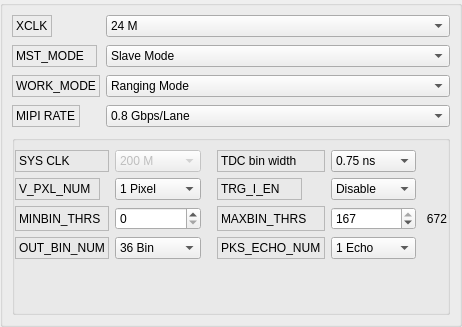
           <widget class="QGroupBox" name="RegisterConfig">
            <property name="minimumSize">
             <size>
              <width>0</width>
              <height>0</height>
             </size>
            </property>
            <property name="maximumSize">
             <size>
              <width>600</width>
              <height>16777215</height>
             </size>
            </property>
            <layout class="QFormLayout" name="formLayout_2">
             <property name="verticalSpacing">
              <number>8</number>
             </property>
             <property name="leftMargin">
              <number>9</number>
             </property>
             <property name="topMargin">
              <number>9</number>
             </property>
             <property name="rightMargin">
              <number>9</number>
             </property>
             <property name="bottomMargin">
              <number>9</number>
             </property>
             <item row="0" column="0">
              <widget class="QLabel" name="XCLK_Label">
               <property name="font">
                <font>
                 <family>Microsoft YaHei UI</family>
                 <pointsize>9</pointsize>
                </font>
               </property>
               <property name="frameShape">
                <enum>QFrame::StyledPanel</enum>
               </property>
               <property name="text">
                <string>XCLK</string>
               </property>
              </widget>
             </item>
             <item row="0" column="1">
              <widget class="QComboBox" name="XCLK_ComboBox">
               <property name="minimumSize">
                <size>
                 <width>150</width>
                 <height>0</height>
                </size>
               </property>
               <property name="maximumSize">
                <size>
                 <width>350</width>
                 <height>16777215</height>
                </size>
               </property>
               <property name="font">
                <font>
                 <family>Microsoft YaHei UI</family>
                 <pointsize>9</pointsize>
                 <bold>false</bold>
                </font>
               </property>
               <item>
                <property name="text">
                 <string>24 M</string>
                </property>
               </item>
               <item>
                <property name="text">
                 <string>25 M</string>
                </property>
               </item>
              </widget>
             </item>
             <item row="1" column="0">
              <widget class="QLabel" name="MST_MODE_Label">
               <property name="minimumSize">
                <size>
                 <width>85</width>
                 <height>0</height>
                </size>
               </property>
               <property name="maximumSize">
                <size>
                 <width>85</width>
                 <height>16777215</height>
                </size>
               </property>
               <property name="frameShape">
                <enum>QFrame::StyledPanel</enum>
               </property>
               <property name="text">
                <string>MST_MODE</string>
               </property>
               <property name="margin">
                <number>0</number>
               </property>
              </widget>
             </item>
             <item row="1" column="1">
              <widget class="QComboBox" name="MST_MODE_ComboBox">
               <property name="maximumSize">
                <size>
                 <width>350</width>
                 <height>16777215</height>
                </size>
               </property>
               <item>
                <property name="text">
                 <string>Slave Mode</string>
                </property>
               </item>
               <item>
                <property name="text">
                 <string>Master Mode</string>
                </property>
               </item>
              </widget>
             </item>
             <item row="2" column="0">
              <widget class="QLabel" name="WORK_MODE_Label">
               <property name="sizePolicy">
                <sizepolicy hsizetype="Preferred" vsizetype="Preferred">
                 <horstretch>0</horstretch>
                 <verstretch>0</verstretch>
                </sizepolicy>
               </property>
               <property name="minimumSize">
                <size>
                 <width>0</width>
                 <height>0</height>
                </size>
               </property>
               <property name="maximumSize">
                <size>
                 <width>16777215</width>
                 <height>16777215</height>
                </size>
               </property>
               <property name="frameShape">
                <enum>QFrame::StyledPanel</enum>
               </property>
               <property name="frameShadow">
                <enum>QFrame::Raised</enum>
               </property>
               <property name="text">
                <string>WORK_MODE</string>
               </property>
               <property name="margin">
                <number>0</number>
               </property>
              </widget>
             </item>
             <item row="2" column="1">
              <widget class="ComboCheckBox" name="WORK_MODE_ComboBox">
               <property name="maximumSize">
                <size>
                 <width>350</width>
                 <height>16777215</height>
                </size>
               </property>
               <property name="font">
                <font>
                 <family>Microsoft YaHei UI</family>
                 <pointsize>9</pointsize>
                 <bold>false</bold>
                </font>
               </property>
               <item>
                <property name="text">
                 <string>Ranging Mode</string>
                </property>
               </item>
               <item>
                <property name="text">
                 <string>Echo Mode</string>
                </property>
               </item>
               <item>
                <property name="text">
                 <string>Histogram Mode</string>
                </property>
               </item>
               <item>
                <property name="text">
                 <string>Gray Scale Mode</string>
                </property>
               </item>
              </widget>
             </item>
             <item row="3" column="0">
              <widget class="QLabel" name="MIPI_RATE_Label">
               <property name="sizePolicy">
                <sizepolicy hsizetype="Preferred" vsizetype="Preferred">
                 <horstretch>0</horstretch>
                 <verstretch>0</verstretch>
                </sizepolicy>
               </property>
               <property name="minimumSize">
                <size>
                 <width>0</width>
                 <height>0</height>
                </size>
               </property>
               <property name="maximumSize">
                <size>
                 <width>16777215</width>
                 <height>16777215</height>
                </size>
               </property>
               <property name="font">
                <font>
                 <family>Microsoft YaHei UI</family>
                 <pointsize>9</pointsize>
                 <bold>false</bold>
                </font>
               </property>
               <property name="frameShape">
                <enum>QFrame::StyledPanel</enum>
               </property>
               <property name="frameShadow">
                <enum>QFrame::Raised</enum>
               </property>
               <property name="text">
                <string>MIPI RATE</string>
               </property>
              </widget>
             </item>
             <item row="3" column="1">
              <widget class="QComboBox" name="MIPI_RATE_ComboBox">
               <property name="maximumSize">
                <size>
                 <width>350</width>
                 <height>16777215</height>
                </size>
               </property>
               <property name="font">
                <font>
                 <family>Microsoft YaHei UI</family>
                 <pointsize>9</pointsize>
                 <bold>false</bold>
                </font>
               </property>
               <item>
                <property name="text">
                 <string>0.8 Gbps/Lane</string>
                </property>
               </item>
               <item>
                <property name="text">
                 <string>1.0 Gbps/Lane</string>
                </property>
               </item>
               <item>
                <property name="text">
                 <string>1.2 Gbps/Lane</string>
                </property>
               </item>
               <item>
                <property name="text">
                 <string>1.5 Gbps/Lane</string>
                </property>
               </item>
              </widget>
             </item>
             <item row="4" column="0" colspan="2">
              <widget class="QGroupBox" name="MoreConfiguration">
               <property name="minimumSize">
                <size>
                 <width>438</width>
                 <height>180</height>
                </size>
               </property>
               <property name="maximumSize">
                <size>
                 <width>445</width>
                 <height>16777215</height>
                </size>
               </property>
               <property name="styleSheet">
                <string notr="true"/>
               </property>
               <property name="title">
                <string/>
               </property>
               <layout class="QGridLayout" name="gridLayout">
                <property name="leftMargin">
                 <number>0</number>
                </property>
                <property name="rightMargin">
                 <number>0</number>
                </property>
                <item row="1" column="1">
                 <widget class="QComboBox" name="V_PXL_OUT_NUM_ComboBox">
                  <item>
                   <property name="text">
                    <string>1 Pixel</string>
                   </property>
                  </item>
                  <item>
                   <property name="text">
                    <string>6 Pixel</string>
                   </property>
                  </item>
                 </widget>
                </item>
                <item row="1" column="3">
                 <widget class="QLabel" name="TRG_I_EN_Label">
                  <property name="minimumSize">
                   <size>
                    <width>85</width>
                    <height>0</height>
                   </size>
                  </property>
                  <property name="maximumSize">
                   <size>
                    <width>85</width>
                    <height>16777215</height>
                   </size>
                  </property>
                  <property name="font">
                   <font>
                    <family>Microsoft YaHei UI</family>
                    <pointsize>9</pointsize>
                   </font>
                  </property>
                  <property name="frameShape">
                   <enum>QFrame::StyledPanel</enum>
                  </property>
                  <property name="text">
                   <string>TRG_I_EN</string>
                  </property>
                 </widget>
                </item>
                <item row="3" column="0">
                 <widget class="QLabel" name="OUT_BIN_NUM_Lable">
                  <property name="minimumSize">
                   <size>
                    <width>0</width>
                    <height>0</height>
                   </size>
                  </property>
                  <property name="maximumSize">
                   <size>
                    <width>16777215</width>
                    <height>16777215</height>
                   </size>
                  </property>
                  <property name="font">
                   <font>
                    <family>Microsoft YaHei UI</family>
                    <pointsize>9</pointsize>
                   </font>
                  </property>
                  <property name="frameShape">
                   <enum>QFrame::StyledPanel</enum>
                  </property>
                  <property name="text">
                   <string>OUT_BIN_NUM</string>
                  </property>
                  <property name="buddy">
                   <cstring>TDC_Bin_Width_2</cstring>
                  </property>
                 </widget>
                </item>
                <item row="0" column="0">
                 <widget class="QLabel" name="SYS_CLK_Label">
                  <property name="font">
                   <font>
                    <family>Microsoft YaHei UI</family>
                    <pointsize>9</pointsize>
                   </font>
                  </property>
                  <property name="frameShape">
                   <enum>QFrame::StyledPanel</enum>
                  </property>
                  <property name="frameShadow">
                   <enum>QFrame::Raised</enum>
                  </property>
                  <property name="text">
                   <string>SYS CLK</string>
                  </property>
                 </widget>
                </item>
                <item row="0" column="3">
                 <widget class="QLabel" name="TDC_BIN_W_Label">
                  <property name="minimumSize">
                   <size>
                    <width>0</width>
                    <height>0</height>
                   </size>
                  </property>
                  <property name="maximumSize">
                   <size>
                    <width>16777215</width>
                    <height>16777215</height>
                   </size>
                  </property>
                  <property name="font">
                   <font>
                    <family>Microsoft YaHei UI</family>
                    <pointsize>9</pointsize>
                   </font>
                  </property>
                  <property name="frameShape">
                   <enum>QFrame::StyledPanel</enum>
                  </property>
                  <property name="text">
                   <string>TDC bin width</string>
                  </property>
                  <property name="buddy">
                   <cstring>TDC_Bin_Width_2</cstring>
                  </property>
                 </widget>
                </item>
                <item row="3" column="3">
                 <widget class="QLabel" name="PKS_ECHO_NUM_Lable">
                  <property name="minimumSize">
                   <size>
                    <width>0</width>
                    <height>0</height>
                   </size>
                  </property>
                  <property name="maximumSize">
                   <size>
                    <width>16777215</width>
                    <height>16777215</height>
                   </size>
                  </property>
                  <property name="font">
                   <font>
                    <family>Microsoft YaHei UI</family>
                    <pointsize>9</pointsize>
                   </font>
                  </property>
                  <property name="frameShape">
                   <enum>QFrame::StyledPanel</enum>
                  </property>
                  <property name="text">
                   <string>PKS_ECHO_NUM</string>
                  </property>
                  <property name="buddy">
                   <cstring>TDC_Bin_Width_2</cstring>
                  </property>
                 </widget>
                </item>
                <item row="2" column="0">
                 <widget class="QLabel" name="MINBIN_THRS_Lable">
                  <property name="minimumSize">
                   <size>
                    <width>0</width>
                    <height>0</height>
                   </size>
                  </property>
                  <property name="maximumSize">
                   <size>
                    <width>16777215</width>
                    <height>16777215</height>
                   </size>
                  </property>
                  <property name="font">
                   <font>
                    <family>Microsoft YaHei UI</family>
                    <pointsize>9</pointsize>
                   </font>
                  </property>
                  <property name="frameShape">
                   <enum>QFrame::StyledPanel</enum>
                  </property>
                  <property name="text">
                   <string>MINBIN_THRS</string>
                  </property>
                  <property name="buddy">
                   <cstring>TDC_Bin_Width_2</cstring>
                  </property>
                 </widget>
                </item>
                <item row="6" column="1">
                 <spacer name="verticalSpacer_4">
                  <property name="orientation">
                   <enum>Qt::Vertical</enum>
                  </property>
                  <property name="sizeHint" stdset="0">
                   <size>
                    <width>20</width>
                    <height>40</height>
                   </size>
                  </property>
                 </spacer>
                </item>
                <item row="3" column="5">
                 <widget class="QComboBox" name="PKS_ECHO_NUM_ComboBox">
                  <item>
                   <property name="text">
                    <string>1 Echo</string>
                   </property>
                  </item>
                  <item>
                   <property name="text">
                    <string>2 Echo</string>
                   </property>
                  </item>
                  <item>
                   <property name="text">
                    <string>3 Echo</string>
                   </property>
                  </item>
                  <item>
                   <property name="text">
                    <string>4 Echo</string>
                   </property>
                  </item>
                  <item>
                   <property name="text">
                    <string>5 Echo</string>
                   </property>
                  </item>
                 </widget>
                </item>
                <item row="0" column="5">
                 <widget class="QComboBox" name="TDC_BIN_W_ComboBox">
                  <item>
                   <property name="text">
                    <string>0.75 ns</string>
                   </property>
                  </item>
                  <item>
                   <property name="text">
                    <string>1.00 ns</string>
                   </property>
                  </item>
                  <item>
                   <property name="text">
                    <string>1.25 ns</string>
                   </property>
                  </item>
                  <item>
                   <property name="text">
                    <string>1.50 ns</string>
                   </property>
                  </item>
                  <item>
                   <property name="text">
                    <string>2.00 ns</string>
                   </property>
                  </item>
                  <item>
                   <property name="text">
                    <string>2.50 ns</string>
                   </property>
                  </item>
                 </widget>
                </item>
                <item row="2" column="5">
                 <widget class="QSpinBox" name="MAXBIN_THRS_spinBox">
                  <property name="minimumSize">
                   <size>
                    <width>60</width>
                    <height>0</height>
                   </size>
                  </property>
                  <property name="toolTip">
                   <string>MAXBIN_THRS</string>
                  </property>
                  <property name="whatsThis">
                   <string/>
                  </property>
                  <property name="minimum">
                   <number>1</number>
                  </property>
                  <property name="maximum">
                   <number>167</number>
                  </property>
                  <property name="value">
                   <number>167</number>
                  </property>
                 </widget>
                </item>
                <item row="2" column="3">
                 <widget class="QLabel" name="MAXBIN_THRS_Lable_">
                  <property name="minimumSize">
                   <size>
                    <width>0</width>
                    <height>0</height>
                   </size>
                  </property>
                  <property name="maximumSize">
                   <size>
                    <width>16777215</width>
                    <height>16777215</height>
                   </size>
                  </property>
                  <property name="font">
                   <font>
                    <family>Microsoft YaHei UI</family>
                    <pointsize>9</pointsize>
                   </font>
                  </property>
                  <property name="frameShape">
                   <enum>QFrame::StyledPanel</enum>
                  </property>
                  <property name="text">
                   <string>MAXBIN_THRS</string>
                  </property>
                  <property name="buddy">
                   <cstring>TDC_Bin_Width_2</cstring>
                  </property>
                 </widget>
                </item>
                <item row="1" column="0">
                 <widget class="QLabel" name="V_PXL_OUT_NUM_Label">
                  <property name="minimumSize">
                   <size>
                    <width>85</width>
                    <height>0</height>
                   </size>
                  </property>
                  <property name="maximumSize">
                   <size>
                    <width>85</width>
                    <height>16777215</height>
                   </size>
                  </property>
                  <property name="font">
                   <font>
                    <family>Microsoft YaHei UI</family>
                    <pointsize>9</pointsize>
                   </font>
                  </property>
                  <property name="frameShape">
                   <enum>QFrame::StyledPanel</enum>
                  </property>
                  <property name="text">
                   <string>V_PXL_NUM</string>
                  </property>
                 </widget>
                </item>
                <item row="0" column="1">
                 <widget class="QComboBox" name="SYS_CLK_ComboBox">
                  <property name="enabled">
                   <bool>false</bool>
                  </property>
                  <property name="minimumSize">
                   <size>
                    <width>10</width>
                    <height>0</height>
                   </size>
                  </property>
                  <property name="font">
                   <font>
                    <family>Microsoft YaHei UI</family>
                    <pointsize>9</pointsize>
                    <bold>false</bold>
                   </font>
                  </property>
                  <property name="editable">
                   <bool>false</bool>
                  </property>
                  <item>
                   <property name="text">
                    <string>200 M</string>
                   </property>
                  </item>
                  <item>
                   <property name="text">
                    <string>250 M</string>
                   </property>
                  </item>
                  <item>
                   <property name="text">
                    <string>330 M</string>
                   </property>
                  </item>
                 </widget>
                </item>
                <item row="1" column="2">
                 <spacer name="horizontalSpacer_24">
                  <property name="orientation">
                   <enum>Qt::Horizontal</enum>
                  </property>
                  <property name="sizeType">
                   <enum>QSizePolicy::Fixed</enum>
                  </property>
                  <property name="sizeHint" stdset="0">
                   <size>
                    <width>10</width>
                    <height>20</height>
                   </size>
                  </property>
                 </spacer>
                </item>
                <item row="1" column="5">
                 <widget class="QComboBox" name="TRG_I_EN_ComboBox">
                  <item>
                   <property name="text">
                    <string>Disable</string>
                   </property>
                  </item>
                  <item>
                   <property name="text">
                    <string>Enable</string>
                   </property>
                  </item>
                 </widget>
                </item>
                <item row="2" column="1">
                 <widget class="QSpinBox" name="MINBIN_THRS_spinBox">
                  <property name="enabled">
                   <bool>true</bool>
                  </property>
                  <property name="minimumSize">
                   <size>
                    <width>60</width>
                    <height>0</height>
                   </size>
                  </property>
                  <property name="toolTip">
                   <string>MINBIN_THRS</string>
                  </property>
                  <property name="whatsThis">
                   <string/>
                  </property>
                  <property name="minimum">
                   <number>0</number>
                  </property>
                  <property name="maximum">
                   <number>255</number>
                  </property>
                  <property name="value">
                   <number>0</number>
                  </property>
                 </widget>
                </item>
                <item row="3" column="1">
                 <widget class="QComboBox" name="OUT_BIN_NUM_ComboBox">
                  <item>
                   <property name="text">
                    <string>36 Bin</string>
                   </property>
                  </item>
                  <item>
                   <property name="text">
                    <string>60 Bin</string>
                   </property>
                  </item>
                 </widget>
                </item>
                <item row="2" column="6">
                 <widget class="QLabel" name="BIN_NUMBER_Value">
                  <property name="minimumSize">
                   <size>
                    <width>25</width>
                    <height>25</height>
                   </size>
                  </property>
                  <property name="maximumSize">
                   <size>
                    <width>20</width>
                    <height>16777215</height>
                   </size>
                  </property>
                  <property name="font">
                   <font>
                    <family>Microsoft YaHei UI</family>
                    <pointsize>9</pointsize>
                    <bold>false</bold>
                   </font>
                  </property>
                  <property name="text">
                   <string>672</string>
                  </property>
                  <property name="alignment">
                   <set>Qt::AlignRight|Qt::AlignTrailing|Qt::AlignVCenter</set>
                  </property>
                  <property name="wordWrap">
                   <bool>true</bool>
                  </property>
                  <property name="margin">
                   <number>0</number>
                  </property>
                 </widget>
                </item>
               </layout>
              </widget>
             </item>
            </layout>
           </widget>
